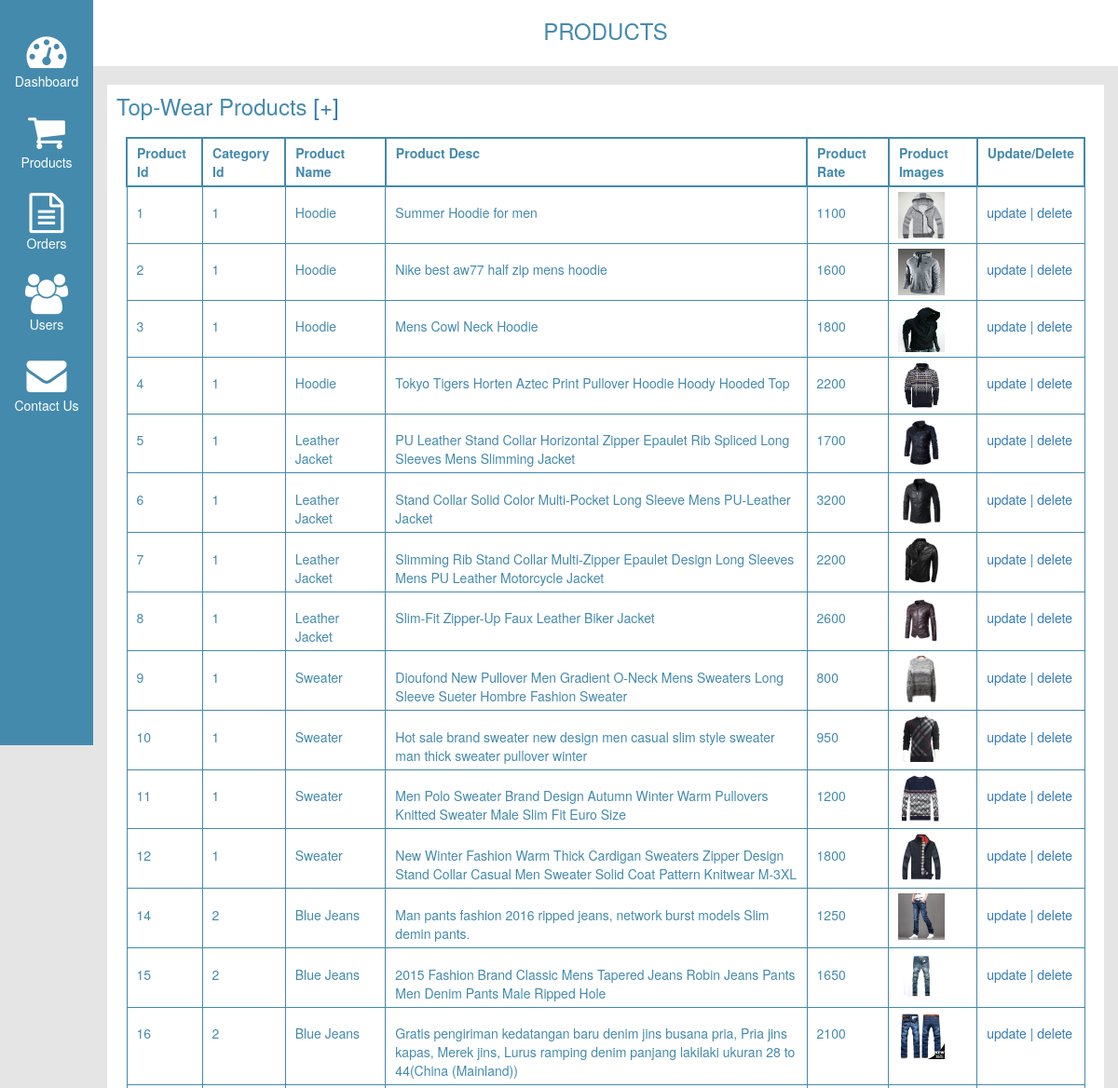
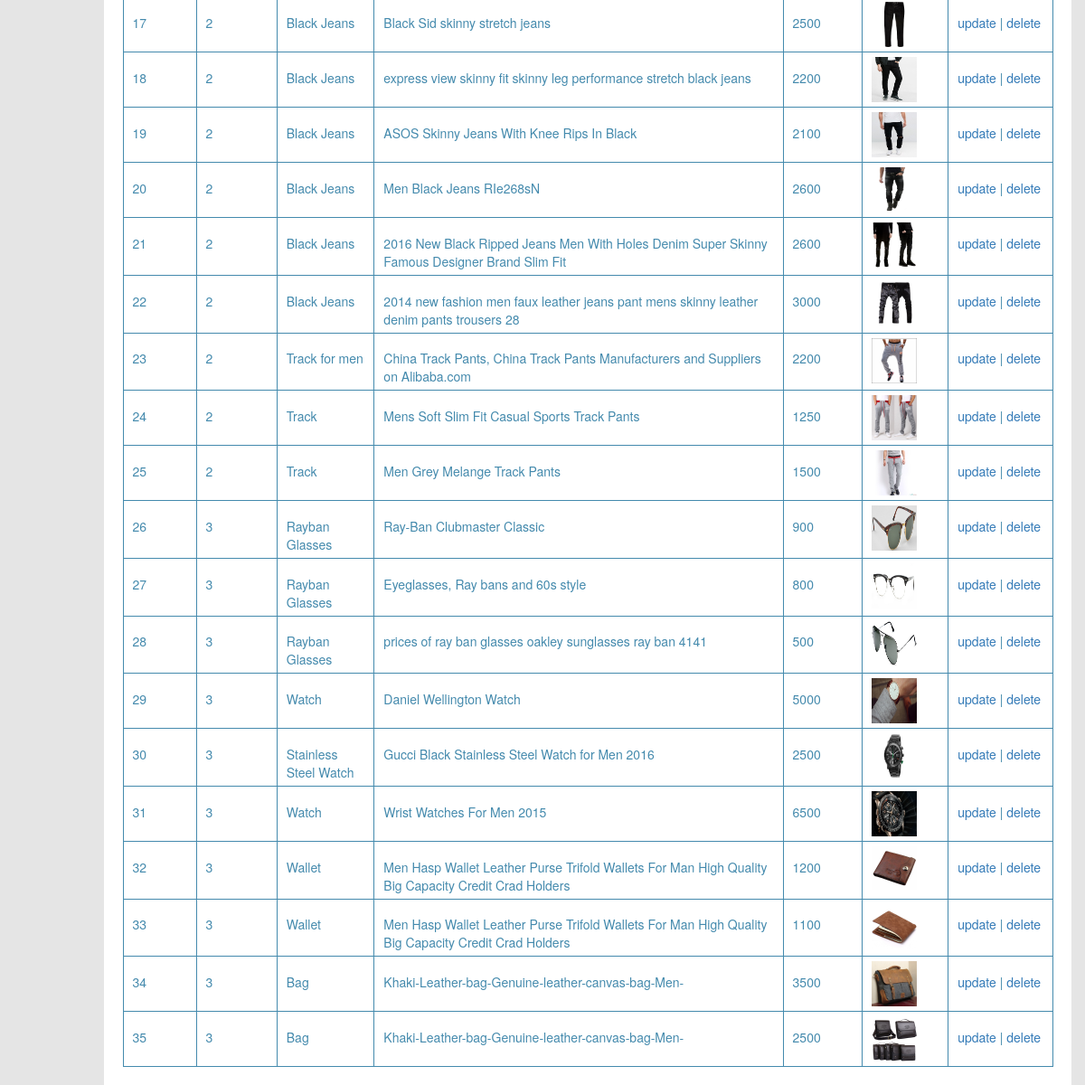
/admin/products.php, run on the app's committed database (2 pictures, top to bottom).
### tables this page shows
CREATE TABLE `products` (
  `product_id` int(11) NOT NULL,
  `category_id` int(11) NOT NULL,
  `product_name` varchar(255) NOT NULL,
  `product_desc` text NOT NULL,
  `product_rate` int(11) NOT NULL,
  `product_image` varchar(255) NOT NULL
);

### include/classes/class.admin.php (called while the page is built, shortened)
<?php
class ADMIN
{
	private $conn;
	public function __construct()
	{
		$database = new Database();
		$db = $database->dbConn();
		$this->conn = $db;
    }
	public function runQuery($sql)
	{
		$stmt = $this->conn->prepare($sql);
		return $stmt;
	}
}

### admin/products.php (the view, shortened to what this page needs)
<?php
include ("header.php");
?>
<div class="col-xs-12 col-sm-11 col-md-11 no-padding main-title">
    <h3>products</h3>
</div>
<div class="col-xs-12 col-sm-11 col-md-11">
    <div class="db-contents">
        <h3>top-wear products <a href="addProduct.php">&#91;&#43;&#93;</a></h3>
        <table>
                <th>product id</th>
                <th>category id</th>
                <th>product name</th>
                <th>product desc</th>
                <th>product rate</th>
                <th>product images</th>
                <th>update/delete</th>
        <?php
            require_once '../include/classes/class.admin.php';
            $admin=new ADMIN;
            function displayData($result)
            {
                while ($row = $result->fetch(PDO::FETCH_ASSOC)) {
                    print "<tr >";
                        print "<td>".$row["product_id"] . "</td>";
                        print "<td>".$row["category_id"] . "</td>";
                        print "<td>".$row["product_name"] . "</td>";
                        print "<td>".$row["product_desc"] . "</td>";
                        print "<td>".$row["product_rate"] . "</td>";
                        print "<td><img height='50' width='50' src='../assests/images/".$row["product_image"] . "'></td>";
                        print "<td><a href='updateProduct.php?id=".$row['product_id']."'>update</a> | <a onclick='return confirmDel()' href=?mode=del&id=".$row['product_id'].">delete</a></td>";
                    print "</tr>";
                }
            }
            try{
                $result=$admin->runQuery("SELECT * FROM products");
                $result->execute();
                displayData($result);
            }catch(PDOException $ex){
                echo $ex->getMessage();
            }
        ?>
    </div>
</div>
<?php
include ("footer.php");
?>

### assests/css/dashboardStyle.css (style rules this page uses)
body { font-family: 'Raleway', sans-serif; background: #e5e5e5!important; }
.no-padding { padding-left: 0!important; padding-right:0!important; }
.main-title { background: #ffffff; text-align:center; padding-bottom:15px; }
.main-title h3 { text-transform: uppercase; color:#448aad; }
.db-contents { background: #ffffff; padding-bottom:20px; }
.db-contents h3 { text-transform: capitalize; color:#448aad; padding:10px; }
.db-contents h3 a:link, .db-contents h3 a:visited { text-decoration: none; }
.db-contents table { margin: 0 20px; }
.db-contents table tr th, .db-contents table tr td { padding:5px 10px; color:#448aad; }
.db-contents table tr th { border:2px solid #448aad; font-weight: bold; text-transform: capitalize; }
.db-contents table tr td { border:1px solid #448aad; }

### data on the page
products: product_id "1", category "1", product_name "Hoodie", product_desc "Summer Hoodie for men", product_rate "1100", product_image (picture)
products: product_id "2", category "1", product_name "Hoodie", product_desc "Nike best aw77 half zip mens hoodie", product_rate "1600", product_image (picture)
products: product_id "3", category "1", product_name "Hoodie", product_desc "Mens Cowl Neck Hoodie", product_rate "1800", product_image (picture)
products: product_id "4", category "1", product_name "Hoodie", product_desc "Tokyo Tigers Horten Aztec Print Pullover Hoodie Hoody Hooded Top", product_rate "2200", product_image (picture)
products: product_id "5", category "1", product_name "Leather Jacket", product_desc "PU Leather Stand Collar Horizontal Zipper Epaulet Rib Spliced Long Sleeves Mens Slimming Jacket", product_rate "1700", product_image (picture)
products: product_id "6", category "1", product_name "Leather Jacket", product_desc "Stand Collar Solid Color Multi-Pocket Long Sleeve Mens PU-Leather Jacket", product_rate "3200", product_image (picture)
products: product_id "7", category "1", product_name "Leather Jacket", product_desc "Slimming Rib Stand Collar Multi-Zipper Epaulet Design Long Sleeves Mens PU Leather Motorcycle Jacket", product_rate "2200", product_image (picture)
products: product_id "8", category "1", product_name "Leather Jacket", product_desc "Slim-Fit Zipper-Up Faux Leather Biker Jacket", product_rate "2600", product_image (picture)
products: product_id "9", category "1", product_name "Sweater", product_desc "Dioufond New Pullover Men Gradient O-Neck Mens Sweaters Long Sleeve Sueter Hombre Fashion Sweater", product_rate "800", product_image (picture)
products: product_id "10", category "1", product_name "Sweater", product_desc "Hot sale brand sweater new design men casual slim style sweater man thick sweater pullover winter", product_rate "950", product_image (picture)
products: product_id "11", category "1", product_name "Sweater", product_desc "Men Polo Sweater Brand Design Autumn Winter Warm Pullovers Knitted Sweater Male Slim Fit Euro Size", product_rate "1200", product_image (picture)
products: product_id "12", category "1", product_name "Sweater", product_desc "New Winter Fashion Warm Thick Cardigan Sweaters Zipper Design Stand Collar Casual Men Sweater Solid Coat Pattern Knitwear M-3XL", product_rate "1800", product_image (picture)
products: product_id "14", category "2", product_name "Blue Jeans", product_desc "Man pants fashion 2016 ripped jeans, network burst models Slim demin pants.", product_rate "1250", product_image (picture)
products: product_id "15", category "2", product_name "Blue Jeans", product_desc "2015 Fashion Brand Classic Mens Tapered Jeans Robin Jeans Pants Men Denim Pants Male Ripped Hole", product_rate "1650", product_image (picture)
products: product_id "16", category "2", product_name "Blue Jeans", product_desc "Gratis pengiriman kedatangan baru denim jins busana pria, Pria jins kapas, Merek jins, Lurus ramping denim panjang lakilaki ukuran 28 to 44(China (Mainland))", product_rate "2100", product_image (picture)
products: product_id "17", category "2", product_name "Black Jeans", product_desc "Black Sid skinny stretch jeans", product_rate "2500", product_image (picture)
products: product_id "18", category "2", product_name "Black Jeans", product_desc "express view skinny fit skinny leg performance stretch black jeans", product_rate "2200", product_image (picture)
products: product_id "19", category "2", product_name "Black Jeans", product_desc "ASOS Skinny Jeans With Knee Rips In Black", product_rate "2100", product_image (picture)
products: product_id "20", category "2", product_name "Black Jeans", product_desc "Men Black Jeans RIe268sN", product_rate "2600", product_image (picture)
products: product_id "21", category "2", product_name "Black Jeans", product_desc "2016 New Black Ripped Jeans Men With Holes Denim Super Skinny Famous Designer Brand Slim Fit", product_rate "2600", product_image (picture)
products: product_id "22", category "2", product_name "Black Jeans", product_desc "2014 new fashion men faux leather jeans pant mens skinny leather denim pants trousers 28", product_rate "3000", product_image (picture)
products: product_id "23", category "2", product_name "Track for men", product_desc "China Track Pants, China Track Pants Manufacturers and Suppliers on Alibaba.com", product_rate "2200", product_image (picture)
products: product_id "24", category "2", product_name "Track", product_desc "Mens Soft Slim Fit Casual Sports Track Pants", product_rate "1250", product_image (picture)
products: product_id "25", category "2", product_name "Track", product_desc "Men Grey Melange Track Pants", product_rate "1500", product_image (picture)
products: product_id "26", category "3", product_name "Rayban Glasses", product_desc "Ray-Ban Clubmaster Classic", product_rate "900", product_image (picture)
products: product_id "27", category "3", product_name "Rayban Glasses", product_desc "Eyeglasses, Ray bans and 60s style", product_rate "800", product_image (picture)
products: product_id "28", category "3", product_name "Rayban Glasses", product_desc "prices of ray ban glasses oakley sunglasses ray ban 4141", product_rate "500", product_image (picture)
products: product_id "29", category "3", product_name "Watch", product_desc "Daniel Wellington Watch", product_rate "5000", product_image (picture)
products: product_id "30", category "3", product_name "Stainless Steel Watch", product_desc "Gucci Black Stainless Steel Watch for Men 2016", product_rate "2500", product_image (picture)
products: product_id "31", category "3", product_name "Watch", product_desc "Wrist Watches For Men 2015", product_rate "6500", product_image (picture)
products: product_id "32", category "3", product_name "Wallet", product_desc "Men Hasp Wallet Leather Purse Trifold Wallets For Man High Quality Big Capacity Credit Crad Holders", product_rate "1200", product_image (picture)
products: product_id "33", category "3", product_name "Wallet", product_desc "Men Hasp Wallet Leather Purse Trifold Wallets For Man High Quality Big Capacity Credit Crad Holders", product_rate "1100", product_image (picture)
products: product_id "34", category "3", product_name "Bag", product_desc "Khaki-Leather-bag-Genuine-leather-canvas-bag-Men-", product_rate "3500", product_image (picture)
products: product_id "35", category "3", product_name "Bag", product_desc "Khaki-Leather-bag-Genuine-leather-canvas-bag-Men-", product_rate "2500", product_image (picture)
